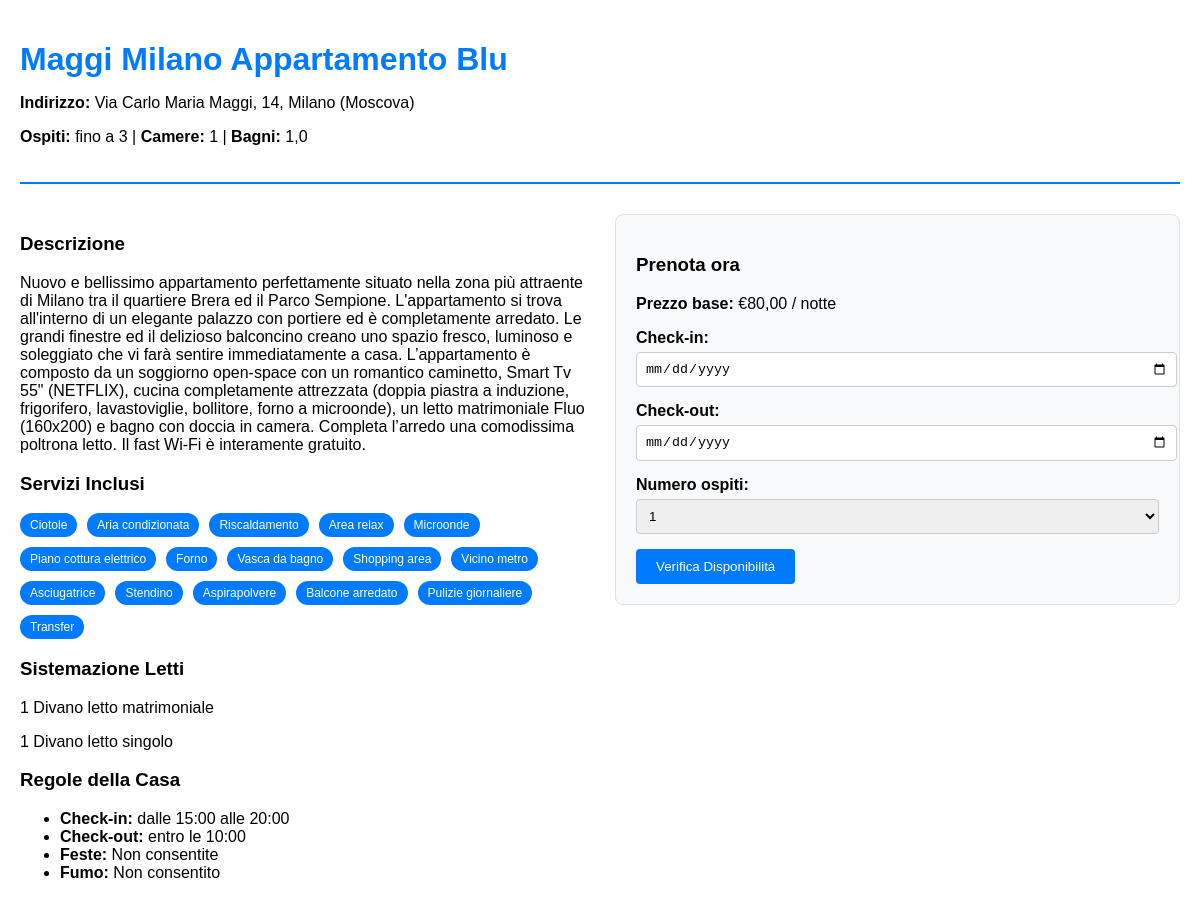
The app's page /prenotazioni/listing/maggi-milano-appartamento-blu/ with its own data.
### listings/models.py (models this page shows, shortened)
class Listing(models.Model):
    STATUS_CHOICES = [
        ('draft', 'Bozza'),
        ('active', 'Attivo'),
        ('inactive', 'Non attivo'),
    ]
    title = models.CharField(max_length=200, verbose_name='Titolo')
    slug = models.SlugField(unique=True, blank=True)
    description = models.TextField(verbose_name='Descrizione')
    status = models.CharField(
        max_length=20,
        choices=STATUS_CHOICES,
        default='draft',
        verbose_name='Stato'
    )
    amenities = models.ManyToManyField('amenities.Amenity', blank=True, verbose_name='Servizi')
    max_guests = models.IntegerField( verbose_name=_("Numero massimo ospiti"))
    bedrooms = models.PositiveIntegerField(
        verbose_name=_("Camere da letto"),
        default=1
    )
    bathrooms = models.DecimalField(
        max_digits=2,
        decimal_places=1,
        verbose_name='Numero bagni'
    )
    address = models.CharField(max_length=255, verbose_name='Indirizzo')
    city = models.CharField(max_length=100, verbose_name='Città')
    zone = models.CharField(max_length=100, verbose_name='Zona')  # es. Trastevere, Centro Storico
    base_price = models.DecimalField(
        max_digits=10,
        decimal_places=2,
        verbose_name=_("Prezzo base per")
    )
    cleaning_fee = models.DecimalField(
        max_digits=10,
        decimal_places=2,
        default=0,
        verbose_name='Costo pulizie'
    )
    total_square_meters = models.DecimalField(
        max_digits=6,
        decimal_places=2,
        verbose_name='Metri Quadri Totali',
        null=True,  # Permette valori null
        blank=True  # Permette valori vuoti nel form
    )
    outdoor_square_meters = models.DecimalField(
        max_digits=6,
        decimal_places=2,
        null=True,
        blank=True,
        verbose_name='Metri Quadri Esterni'
    )
    total_beds = models.PositiveIntegerField(
        default=0,
        verbose_name='Totale letti'
    )
    total_sleeps = models.PositiveIntegerField(
        default=0,
        verbose_name='Totale posti letto'
    )
    included_guests = models.PositiveIntegerField(
        help_text="Numero di ospiti inclusi nel prezzo base",
         default=1,
    )
    extra_guest_fee = models.DecimalField(
        max_digits=10,
        decimal_places=2,
         default=0,
        help_text="Costo per ogni ospite extra per notte"
    )
    min_booking_advance = models.PositiveIntegerField(
        help_text="Giorni minimi di anticipo per prenotare",
         default=0,
    )
    max_booking_advance = models.PositiveIntegerField(
        help_text="Giorni massimi di anticipo per prenotare",
         default=365,
    )
    gap_between_bookings = models.PositiveIntegerField(
        default=0,
        help_text="Giorni minimi richiesti tra due prenotazioni"
    )
    min_stay_nights = models.PositiveIntegerField(
        default=1,
        help_text="Soggiorno minimo in notti (può essere sovrascritto da PriceRule per periodi specifici)"
    )
    @property
    def main_image(self):
        return self.images.filter(is_main=True).first()
    @property
    def other_images(self):
        return self.images.filter(is_main=False)
    def count_beds_by_type(self):
        beds_summary = {}
        for bed in self.beds.all():
            bed_type = bed.bed_type.name
            if bed_type in beds_summary:
                beds_summary[bed_type] += bed.quantity
            else:
                beds_summary[bed_type] = bed.quantity
        return beds_summary
    checkin_from = models.TimeField(default=datetime.time(15, 0), verbose_name="Check-in dalle")
    checkin_to = models.TimeField(default=datetime.time(20, 0), verbose_name="Check-in fino alle")
    checkout_time = models.TimeField(default=datetime.time(10, 0), verbose_name="Check-out entro le")
    allow_parties = models.BooleanField(default=False, verbose_name="Feste consentite")
    allow_photos = models.BooleanField(default=True, verbose_name="Foto/Video consentiti")
    allow_smoking = models.BooleanField(default=False, verbose_name="Consentito fumare")
    checkin_notes = models.TextField(blank=True, verbose_name="Note check-in")
    checkout_notes = models.TextField(blank=True, verbose_name="Note check-out")
    parties_notes = models.TextField(blank=True, verbose_name="Note feste")
    photos_notes = models.TextField(blank=True, verbose_name="Note foto/video")
    smoking_notes = models.TextField(blank=True, verbose_name="Note fumo")
    airbnb_listing_url = models.URLField(
        blank=True,
        null=True,
        help_text='URL della pagina Airbnb per sincronizzazione automatica recensioni (es: https://www.airbnb.it/rooms/12345678)',
        verbose_name='URL Listing Airbnb'
    )
    airbnb_reviews_last_synced = models.DateTimeField(
        blank=True,
        null=True,
        help_text="Data e ora dell'ultima sincronizzazione recensioni Airbnb",
        verbose_name='Ultima Sincronizzazione Recensioni'
    )
    airbnb_cleanliness_avg = models.DecimalField(
        max_digits=3,
        decimal_places=2,
        null=True,
        blank=True,
        verbose_name='Media Pulizia (Airbnb)',
        help_text='Media aggregata da Airbnb per la categoria Pulizia'
    )
    airbnb_accuracy_avg = models.DecimalField(
        max_digits=3,
        decimal_places=2,
        null=True,
        blank=True,
        verbose_name='Media Precisione (Airbnb)',
        help_text='Media aggregata da Airbnb per la categoria Precisione'
    )
    airbnb_checkin_avg = models.DecimalField(
        max_digits=3,
        decimal_places=2,
        null=True,
        blank=True,
        verbose_name='Media Check-in (Airbnb)',
        help_text='Media aggregata da Airbnb per la categoria Check-in'
    )
    airbnb_communication_avg = models.DecimalField(
        max_digits=3,
        decimal_places=2,
        null=True,
        blank=True,
        verbose_name='Media Comunicazione (Airbnb)',
        help_text='Media aggregata da Airbnb per la categoria Comunicazione'
    )
    airbnb_location_avg = models.DecimalField(
        max_digits=3,
        decimal_places=2,
        null=True,
        blank=True,
        verbose_name='Media Posizione (Airbnb)',
        help_text='Media aggregata da Airbnb per la categoria Posizione'
    )
    airbnb_value_avg = models.DecimalField(
        max_digits=3,
        decimal_places=2,
        null=True,
        blank=True,
        verbose_name='Media Rapporto Qualità-Prezzo (Airbnb)',
        help_text='Media aggregata da Airbnb per la categoria Rapporto Qualità-Prezzo'
    )
    created_at = models.DateTimeField(auto_now_add=True)
    updated_at = models.DateTimeField(auto_now=True)
    class Meta:
        verbose_name = 'Annuncio'
        verbose_name_plural = 'Annunci'

### amenities/models.py (models this page shows, shortened)
class Amenity(models.Model):
    name = models.CharField(max_length=100, verbose_name='Nome')
    category = models.ForeignKey(
        AmenityCategory,
        on_delete=models.CASCADE,
        related_name='amenities',
        verbose_name='Categoria'
    )
    icon = models.ForeignKey(
        'icons.Icon',
        on_delete=models.SET_NULL,
        null=True,
        blank=True,
        verbose_name='Icona',
        related_name='amenities'
    )
    description = models.TextField(
        blank=True,
        verbose_name='Descrizione',
        help_text='Breve descrizione del servizio'
    )
    is_popular = models.BooleanField(
        default=False,
        verbose_name='Popolare',
        help_text='Indica se è un servizio molto richiesto'
    )
    order = models.IntegerField(
        default=0,
        help_text='Ordine di visualizzazione'
    )
    class Meta:
        verbose_name = 'Servizio'
        verbose_name_plural = 'Servizi'
        ordering = ['category', 'order', 'name']

### beds/models.py (models this page shows, shortened)
class BedType(models.Model):
    name = models.CharField(max_length=100, verbose_name='Tipo letto')
    description = models.CharField(max_length=255, blank=True, verbose_name='Descrizione')
    capacity = models.PositiveIntegerField(
        default=1,
        verbose_name='Numero posti letto',
        help_text='Numero di persone che può ospitare questo tipo di letto'
    )
    dimensions = models.CharField(
        max_length=50,
        blank=True,
        verbose_name='Dimensioni',
        help_text='Es: 160x200'
    )
    class Meta:
        verbose_name = 'Tipo di letto'
        verbose_name_plural = 'Tipi di letto'
        ordering = ['name']

### bookings/views.py (the view)
# urls.py: path('listing/<slug:slug>/', views.listing_detail_with_booking, name='listing_detail'),
def listing_detail_with_booking(request, slug):
    listing = get_object_or_404(Listing, slug=slug, status='active')
    context = {
        'listing': listing,
        'amenities': listing.amenities.all(),
        'main_image': listing.main_image,
        'other_images': listing.other_images,
        'beds_summary': listing.count_beds_by_type(),
    }
    return render(request, 'bookings/listing_detail.html', context)

### templates/bookings/listing_detail.html (shortened to what this page needs)
<!DOCTYPE html>
<html lang="it">
<head>
</head>
<body>
    <div class="listing-header">
        <h1 class="listing-title">{{ listing.title }}</h1>
        <p><strong>Indirizzo:</strong> {{ listing.address }}, {{ listing.city }} ({{ listing.zone }})</p>
        <p><strong>Ospiti:</strong> fino a {{ listing.max_guests }} | <strong>Camere:</strong> {{ listing.bedrooms }} | <strong>Bagni:</strong> {{ listing.bathrooms }}</p>
    </div>
    <div class="listing-info">
        <div class="listing-details">
            <h3>Descrizione</h3>
            <p>{{ listing.description }}</p>
            <h3>Servizi Inclusi</h3>
            <div class="amenities">
                {% for amenity in amenities %}
                    <span class="amenity-tag">{{ amenity.name }}</span>
                {% endfor %}
            </div>
            <h3>Sistemazione Letti</h3>
            {% for bed_type, quantity in beds_summary.items %}
                <p>{{ quantity }} {{ bed_type }}{% if quantity > 1 %}i{% endif %}</p>
            {% endfor %}
            <h3>Regole della Casa</h3>
            <ul>
                <li><strong>Check-in:</strong> dalle {{ listing.checkin_from }} alle {{ listing.checkin_to }}</li>
                <li><strong>Check-out:</strong> entro le {{ listing.checkout_time }}</li>
                <li><strong>Feste:</strong> {% if listing.allow_parties %}Consentite{% else %}Non consentite{% endif %}</li>
                <li><strong>Fumo:</strong> {% if listing.allow_smoking %}Consentito{% else %}Non consentito{% endif %}</li>
            </ul>
        </div>
        <div class="booking-section">
            <div class="booking-form">
                <h3>Prenota ora</h3>
                <p><strong>Prezzo base:</strong> €{{ listing.base_price }} / notte</p>
                <form id="booking-form">
                    <div class="form-group">
                        <label for="check-in">Check-in:</label>
                        <input type="date" id="check-in" name="check_in" required>
                    </div>
                    <div class="form-group">
                        <label for="check-out">Check-out:</label>
                        <input type="date" id="check-out" name="check_out" required>
                    </div>
                    <div class="form-group">
                        <label for="guests">Numero ospiti:</label>
                        <select id="guests" name="num_guests" required>
                            {% for i in "123456789"|make_list %}
                                {% if forloop.counter <= listing.max_guests %}
                                    <option value="{{ forloop.counter }}">{{ forloop.counter }}</option>
                                {% endif %}
                            {% endfor %}
                        </select>
                    </div>
                    <button type="button" class="btn" onclick="checkAvailability()">Verifica Disponibilità</button>
                </form>
            </div>
        </div>
    </div>
</body>
</html>

### templates/bookings/listing_detail.html (style rules this page uses)
body { font-family: Arial, sans-serif; max-width: 1200px; margin: 0 auto; padding: 20px; }
.listing-header { border-bottom: 2px solid #007bff; padding-bottom: 20px; margin-bottom: 30px; }
.listing-title { color: #007bff; margin-bottom: 10px; }
.listing-info { display: grid; grid-template-columns: 1fr 1fr; gap: 30px; margin-bottom: 30px; }
.booking-form { background: #f8f9fa; padding: 20px; border-radius: 8px; border: 1px solid #dee2e6; }
.form-group { margin-bottom: 15px; }
.form-group label { display: block; margin-bottom: 5px; font-weight: bold; }
.form-group input, .form-group select { width: 100%; padding: 8px; border: 1px solid #ccc; border-radius: 4px; }
.btn { background: #007bff; color: white; padding: 10px 20px; border: none; border-radius: 4px; cursor: pointer; }
.amenities { display: flex; flex-wrap: wrap; gap: 10px; margin-top: 10px; }
.amenity-tag { background: #007bff; color: white; padding: 5px 10px; border-radius: 15px; font-size: 12px; }

### records on screen
Listing: title "Maggi Milano Appartamento Blu", address "Via Carlo Maria Maggi, 14", city "Milano", zone "Moscova", max_guests "3", bedrooms "1", bathrooms "1,0", description "Nuovo e bellissimo appartamento perfettamente situato nella zona più attraente di Milano tra il quartiere Brera ed il Parco Sempione. L'appartamento si trova all'interno di un elegante palazzo con portiere ed è completamente arredato. Le grandi finestre ed il delizioso balconcino creano uno spazio fresco, luminoso e soleggiato che vi farà sentire immediatamente a casa. L’appartamento è composto da un soggiorno open-space con un romantico caminetto, Smart Tv 55\" (NETFLIX), cucina completamente attrezzata (doppia piastra a induzione, frigorifero, lavastoviglie, bollitore, forno a microonde), un letto matrimoniale Fluo (160x200) e bagno con doccia in camera. Completa l’arredo una comodissima…", checkin_from "15:00", checkin_to "20:00", checkout_time "10:00", base_price "80,00", num_guests "1"
Amenity: name "Ciotole"
Amenity: name "Aria condizionata"
Amenity: name "Riscaldamento"
Amenity: name "Area relax"
Amenity: name "Microonde"
Amenity: name "Piano cottura elettrico"
Amenity: name "Forno"
Amenity: name "Vasca da bagno"
Amenity: name "Shopping area"
Amenity: name "Vicino metro"
Amenity: name "Asciugatrice"
Amenity: name "Stendino"
Amenity: name "Aspirapolvere"
Amenity: name "Balcone arredato"
Amenity: name "Pulizie giornaliere"
Amenity: name "Transfer"
BedType: beds_summary "Divano letto matrimoniale"
BedType: beds_summary "Divano letto singolo"

### other values on screen
{{ quantity }} "1" "1"
